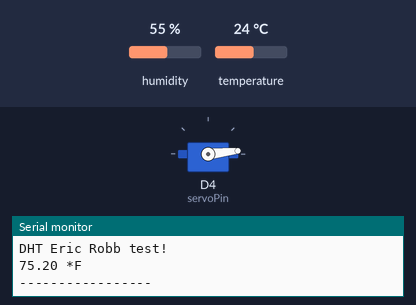
Recording of a sketch running on a simulated ESP8266 (NodeMCU). Parts: servo, the last lines printed to the serial monitor. Inputs (shaded band) come from the test bench; at power-on: temperature 24 °C, humidity 55 %. WiFi joins after 1.5 s; servers stay silent unless stated.

Above: at 2.7 s.
2.8 s: temperature set to 12 °C
At 5.2 s:
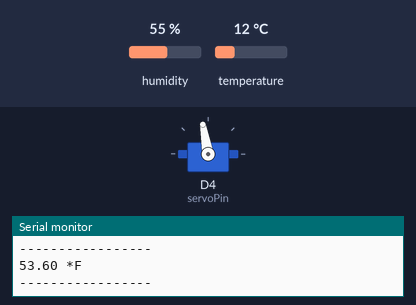
11.2 s: temperature set to 28 °C
At 14.2 s:
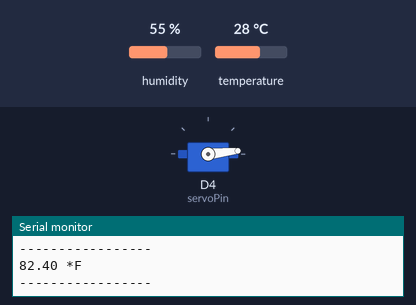
14.7 s: temperature set to 19 °C
At 16.2 s:
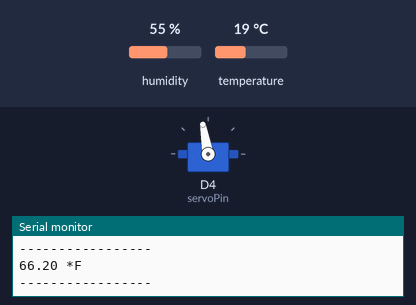
Timing chart, 0 to 17.7 s (numbered marks = the images above; inputs shaded):
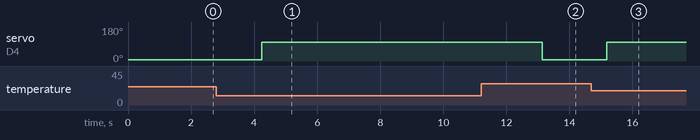

The sketch:

Diy_Smart_Vent.ino
```cpp
#include <Arduino.h>
#include <ESP8266WiFi.h>
#include <ESP8266WiFiMulti.h>
#include <WebSocketsClient.h> //  https://github.com/kakopappa/sinric/wiki/How-to-add-dependency-libraries
#include <ArduinoJson.h> // https://github.com/kakopappa/sinric/wiki/How-to-add-dependency-libraries
#include <StreamString.h>
#include <Servo.h>

ESP8266WiFiMulti WiFiMulti;
WebSocketsClient webSocket;
WiFiClient client;
Servo servo;  // create servo object to control a servo
int pos = 0;    // variable to store the servo position

#define MyApiKey "Api key here" // TODO: Change to your sinric API Key. Your API Key is displayed on sinric.com dashboard
#define MySSID "SSID here" // TODO: Change to your Wifi network SSID
#define MyWifiPassword "Password here" // TODO: Change to your Wifi network password

#define TEMPRATURE_INTERVAL 300000 // 3 Minutes
#define WIFI_INTERVAL 300000 // 3 Minutes
#define HEARTBEAT_INTERVAL 300000 // 5 Minutes

const int servoPin = D4;

int currenttemp;
float roomtemp;
float humid;
#define SERVER_URL "iot.sinric.com" //"iot.sinric.com"
#define SERVER_PORT 80 // 80
void setSetTemperatureSettingOnServer(String deviceId, float setPoint, String scale, float ambientTemperature, float ambientHumidity);
uint64_t WifiStatusTimeStamp = 0;
uint64_t heartbeatTimestamp = 0;
uint64_t tempratureUpdateTimestamp = 0;
bool isConnected = false;


#include "DHT.h"
#define DHTPIN D3     // what digital pin we're connected to
#define DHTTYPE DHT22   // DHT 22  (AM2302), AM2321
DHT dht(DHTPIN, DHTTYPE);

#define settemperature 69

void turnOn(String deviceId) {
  if (deviceId == "Insert Device id here") // Device ID of first device
  {
    Serial.print("Turn on device id: ");
    Serial.println(deviceId);

    servo.attach(servoPin);
    servo.write(90);

    for (pos = 90; pos <= 135; pos += 1) { // goes from 0 degrees to 180 degrees
      servo.write(pos);              // tell servo to go to position in variable 'pos'
      Serial.println(pos);
      delay(15);                       // waits 15ms for the servo to reach the position
    }

    servo.detach();
  }
  else {
    Serial.print("Turn on for unknown device id: ");
    Serial.println(deviceId);
  }
}

void turnOff(String deviceId) {
  if (deviceId == "Insert Decice id here") // Device ID of first device
  {
    Serial.print("Turn off Device ID: ");
    Serial.println(deviceId);
    servo.attach(servoPin);

    for (pos = 90; pos >= 45; pos += 1) { // goes from 180 degrees to 0 degrees
      servo.write(pos);              // tell servo to go to position in variable 'pos'
      Serial.println(pos);
      delay(15);                       // waits 15ms for the servo to reach the position
    }

    servo.detach();
  }
  else {
    Serial.print("Turn off for unknown device id: ");
    Serial.println(deviceId);
  }
}

void webSocketEvent(WStype_t type, uint8_t * payload, size_t length) {
  switch (type) {
    case WStype_DISCONNECTED:
      isConnected = false;
      Serial.printf("[WSc] Webservice disconnected from sinric.com!\n");
      break;
    case WStype_CONNECTED: {
        isConnected = true;
        Serial.printf("[WSc] Service connected to sinric.com at url: %s\n", payload);
        Serial.printf("Waiting for commands from sinric.com ...\n");
      }
      break;
    case WStype_TEXT: {
        Serial.printf("[WSc] get text: %s\n", payload);
        // Example payloads

        // For Switch or Light device types
        // {"deviceId": xxxx, "action": "setPowerState", value: "ON"} // https://developer.amazon.com/docs/device-apis/alexa-powercontroller.html

        // For Light device type
        // Look at the light example in github

        DynamicJsonBuffer jsonBuffer;
        JsonObject& json = jsonBuffer.parseObject((char*)payload);
        String deviceId = json ["deviceId"];
        String action = json ["action"];

        if (action == "setPowerState") { // Switch or Light
          String value = json ["value"];
          if (value == "ON") {
            turnOn(deviceId);
          } else {
            turnOff(deviceId);
          }
        }
        else if (action == "SetTargetTemperature") {
          String deviceId = json ["deviceId"];
          String action = json ["action"];
          String value = json ["value"];
        }
        else if (action == "test") {
          Serial.println("[WSc] received test command from sinric.com");
        }
      }
      break;
    case WStype_BIN:
      Serial.printf("[WSc] get binary length: %u\n", length);
      break;
  }
}

void setup() {
  Serial.begin(115200);

  WiFiMulti.addAP(MySSID, MyWifiPassword);
  Serial.println();
  Serial.print("Connecting to Wifi: ");
  Serial.println(MySSID);

  // Waiting for Wifi connect
  while (WiFiMulti.run() != WL_CONNECTED) {
    delay(500);
    Serial.print(".");
  }
  if (WiFiMulti.run() == WL_CONNECTED) {
    Serial.println("");
    Serial.print("WiFi connected. ");
    Serial.print("IP address: ");
    Serial.println(WiFi.localIP());
  }

  // server address, port and URL
  webSocket.begin("iot.sinric.com", 80, "/");

  // event handler
  webSocket.onEvent(webSocketEvent);
  webSocket.setAuthorization("apikey", MyApiKey);

  // try again every 5000ms if connection has failed
  webSocket.setReconnectInterval(5000);   // If you see 'class WebSocketsClient' has no member named 'setReconnectInterval' error update arduinoWebSockets
  {
    Serial.begin(9600);
    Serial.println("DHT Eric Robb test!");

    dht.begin();
  }
}

void loop() {
  heart();
  temp();
}


void heart() {
  webSocket.loop();

  if (isConnected) {
    uint64_t now = millis();

    // Send heartbeat in order to avoid disconnections during ISP resetting IPs over night. Thanks @MacSass
    if ((now - heartbeatTimestamp) > HEARTBEAT_INTERVAL) {
      heartbeatTimestamp = now;
      webSocket.sendTXT("H");
    }
  }
}

void temp() {

  static unsigned long lastTime = 0;
  const long interval = 4000;
  static bool state = 0;

  Serial.print(getTemp("f"));
  Serial.println (" *F");
  Serial.println("-----------------");
  if (getTemp("f") <= settemperature +- 1)
    servo.attach(servoPin);
  servo.write(100);
  for (pos = 90; pos <= 135; pos += 1) { // goes from 0 degrees to 180 degrees
    //servo.write(pos);              // tell servo to go to position in variable 'pos'
    delay(15);                       // waits 15ms for the servo to reach the position
  }

  servo.detach();
  if (getTemp("f") >= settemperature +- 1)
    servo.attach(servoPin);
  servo.write(6);
  for (pos = 0; pos <= 135; pos += 1) { // goes from 0 degrees to 180 degrees
    //servo.write(pos);              // tell servo to go to position in variable 'pos'
    delay(15);                       // waits 15ms for the servo to reach the position
  }

  servo.detach();

}

float getTemp(String req)
{

  // Reading temperature or humidity takes about 250 milliseconds!
  // Sensor readings may also be up to 2 seconds 'old' (its a very slow sensor)
  float h = dht.readHumidity();
  // Read temperature as Celsius (the default)
  float t = dht.readTemperature();
  // Read temperature as Fahrenheit (isFahrenheit = true)
  float f = dht.readTemperature(true);

  // Compute heat index in Fahrenheit (the default)
  float hif = dht.computeHeatIndex(f, h);
  // Compute heat index in Celsius (isFahreheit = false)
  float hic = dht.computeHeatIndex(t, h, false);

  // Check if any reads failed and exit early (to try again).
  if (isnan(h) || isnan(t) || isnan(f)) {
    Serial.println("Failed to read from DHT sensor!");
    {
      return 0;
    }
  }
  // Compute heat index in Kelvin
  float k = t + 273.15;
  if (req == "c") {
    return t;//return Cilsus
  } else if (req == "f") {
    return f;// return Fahrenheit
  } else if (req == "h") {
    return h;// return humidity
  } else if (req == "hif") {
    return hif;// return heat index in Fahrenheit
  } else if (req == "hic") {
    return hic;// return heat index in Cilsus
  } else if (req == "k") {
    return k;// return temprature in Kelvin
  } else {
    return 0.000;// if no reqest found, retun 0.000
  }
}
```

Measured:
- after the input at 2.8 s, servo on D4 (servoPin): 6° → 100° after 1.4 s
- after the input at 11.2 s, servo on D4 (servoPin): 100° → 6° after 1.9 s
- after the input at 14.7 s, servo on D4 (servoPin): 6° → 100° after 0.49 s
